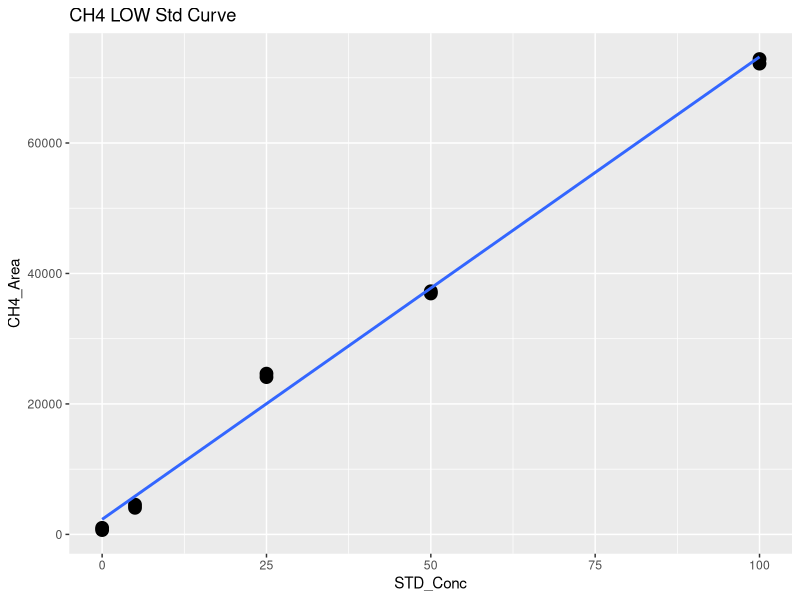
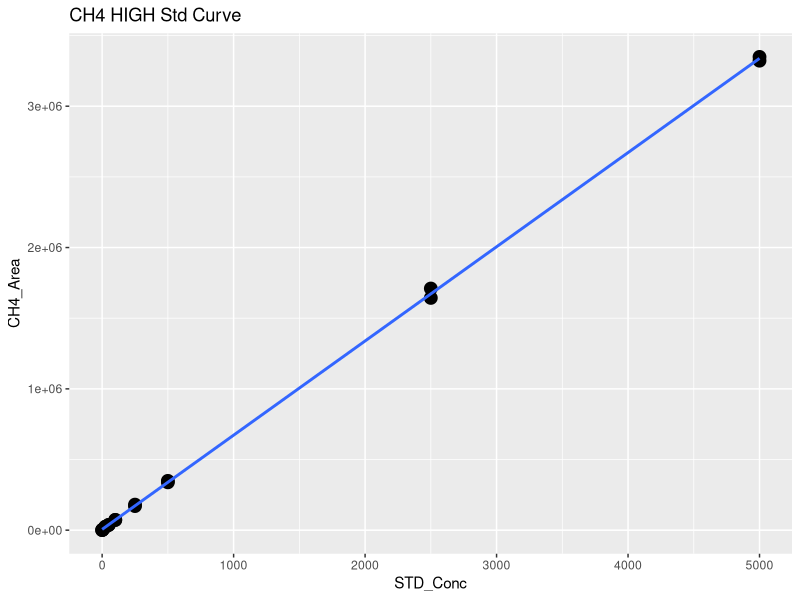
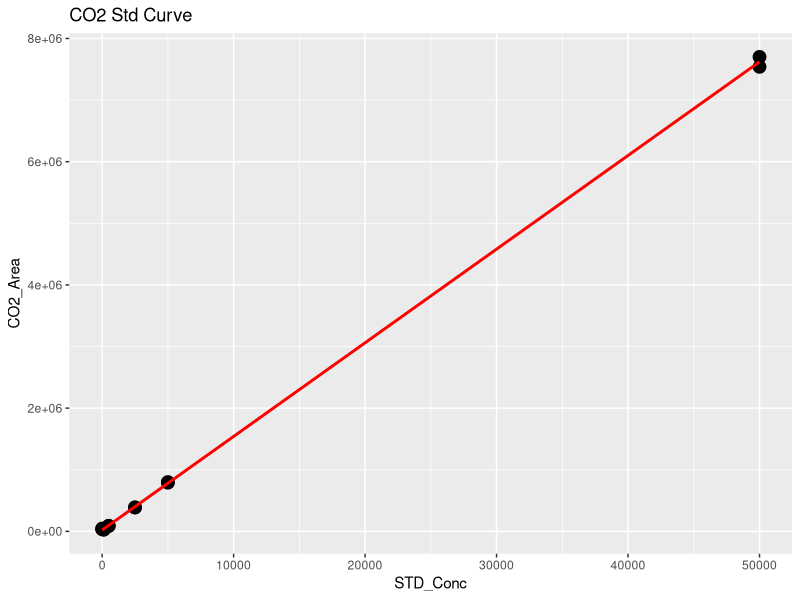
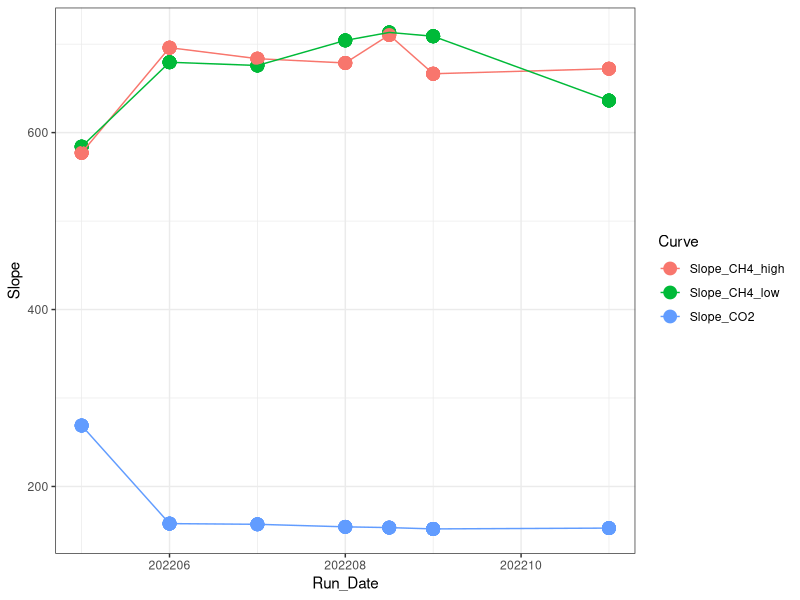

Reproduce these figures in R, in order. (Note: this script raises an error after producing the figures.)
## ---- chunk 1
library(dplyr)
library(ggplot2)
library(ggpubr)
library(stringr)
library(readxl)
library(tidyr)
library(tibble)
## ---- chunk 2

#Read in June Data 
raw <- read.csv("Raw Data/COMPASS_CBSYN_TGW_202209-10.csv")
head(raw)

#pull out methane standards
stds_ch4 <-  raw %>%  
  filter(str_detect(Sample_Type, "STD_CH4"))
#head(stds_ch4)

#split into high curve and low curve for CH4
stds_ch4_low <- stds_ch4  %>%  
  filter(!STD_Conc > 100)

#Low curve for CH4
CH4_Low <- ggplot(stds_ch4_low, aes(STD_Conc, CH4_Area)) + geom_point(size=4) + 
  geom_smooth(method = "lm", se = FALSE) + labs(title="CH4 LOW Std Curve")
CH4_Low

CH4_Low_lm <- lm(stds_ch4_low$CH4_Area ~ stds_ch4_low$STD_Conc)
summary(CH4_Low_lm)
cf <- coef(CH4_Low_lm)

#create data frame with 1 rows and 0 columns
Slope_CH4_low <- data.frame(matrix(ncol = 0, nrow = 1))
Slope_CH4_low$Curve <- "Slope_CH4_low"
Slope_CH4_low$R2 <- summary(CH4_Low_lm)$adj.r.squared
Slope_CH4_low$Slope <- cf[2]
Slope_CH4_low$Intercept <- cf[1]
#head(Slope_CH4_low)

#High curve for CH4
CH4_High <- ggplot(stds_ch4, aes(STD_Conc, CH4_Area)) + geom_point(size=4) + 
  geom_smooth(method = "lm", se = FALSE) + labs(title="CH4 HIGH Std Curve")
CH4_High

stds_ch4_lm <- lm(stds_ch4$CH4_Area ~ stds_ch4$STD_Conc)
summary(stds_ch4_lm)
cf <- coef(stds_ch4_lm)

#create data frame with 1 rows and 0 columns
Slope_CH4_high <- data.frame(matrix(ncol = 0, nrow = 1))
Slope_CH4_high$Curve <- "Slope_CH4_high"
Slope_CH4_high$R2 <- summary(stds_ch4_lm)$adj.r.squared
Slope_CH4_high$Slope <- cf[2]
Slope_CH4_high$Intercept <- cf[1]
#head(Slope_CH4_high)

#pull out co2 standards
stds_co2 <-  raw %>%  
  filter(str_detect(Sample_Type, "STD_CO2"))
#head(stds_co2)

#CO2 Curve
CO2_stds <- ggplot(stds_co2, aes(STD_Conc, CO2_Area)) + geom_point(size=4) + 
  geom_smooth(method = "lm", se = FALSE, color="red") + labs(title="CO2 Std Curve")
CO2_stds

stds_co2_lm <- lm(stds_co2$CO2_Area ~ stds_co2$STD_Conc)
summary(stds_co2_lm)
cf <- coef(stds_co2_lm)

#create data frame with 1 rows and 0 columns
Slope_CO2 <- data.frame(matrix(ncol = 0, nrow = 1))
Slope_CO2$Curve <- "Slope_CO2"
Slope_CO2$R2 <- summary(stds_co2_lm)$adj.r.squared
Slope_CO2$Slope <- cf[2]
Slope_CO2$Intercept <- cf[1]
#head(Slope_CO2)

#pull all the slopes together into one dataframe 
Slopes <- rbind(Slope_CH4_low, Slope_CH4_high, Slope_CO2)
#head(Slopes)

Slopes$Run_Date <- c(202209, 202209, 202209)

log <- read.csv("Raw Data/COMPASS_Synoptic_Varian_TGAS_QAQC_2022.csv")
head(log)
log <- log[ ,-c(1)]
log <- rbind(log, Slopes)

Slopes_chk <- ggplot(log, aes(Run_Date, Slope, col=Curve)) + geom_point(size=4) + geom_line() + theme_bw()
Slopes_chk

write.csv(log, "Raw Data/COMPASS_Synoptic_Varian_TGAS_QAQC_2022.csv")
## ---- chunk 3
#head(raw)

#pull out methane standards
Samples <-  raw %>%  
  filter(!str_detect(Sample_Type, "STD_CH4")) %>%  
  filter(!str_detect(Sample_Type, "STD_CO2")) %>%  
  filter(!str_detect(Sample_Type, "Blank")) %>%  
  filter(!str_detect(Sample_Type, "Chk_STD")) %>%  
   filter(!str_detect(Sample_Type, "CHKSTD")) %>%
  filter(!str_detect(Sample_Type, "CHK_STD")) %>%
  filter(!str_detect(Sample_Type, "NA"))
#head(Samples)

#Now flag any areas that are above the 100ppm area for CH4
Samples$CH4_Curve <- ifelse(Samples$CH4_Area >71000, "High", "Low")
#head(Samples)

#Calculate CH4 concentrations in ppm
Samples$CH4_Conc_ppm <- ifelse(Samples$CH4_Area >71000, (Samples$CH4_Area-Slope_CH4_high$Intercept)/Slope_CH4_high$Slope,                                       (Samples$CH4_Area-Slope_CH4_low$Intercept)/Slope_CH4_low$Slope )

#Calculate CO2 concentrations in ppm 
Samples$CO2_Conc_ppm <- ((Samples$CO2_Area-Slope_CO2$Intercept)/Slope_CO2$Slope) 

#head(Samples)

##########make flags for any dilutions needed 
#highest CH4 standard = 10000
#highest CO2 standard = 50000

Samples$CH4_Flag <- ifelse(Samples$CH4_Conc_ppm >10000, "Needs Dilution", "Within Range")
Samples$CO2_Flag <- ifelse(Samples$CO2_Conc_ppm >50000, "Needs Dilution", "Within Range")
#head(Samples)

## ---- chunk 4

chks <-  raw %>%  
  filter(!str_detect(Sample_Type, "STD_CH4")) %>%  
  filter(!str_detect(Sample_Type, "STD_CO2")) %>%  
  filter(!str_detect(Sample_Type, "Blank")) %>%  
  filter(!str_detect(Sample_Type, "Unknown")) %>%  
  filter(!str_detect(Sample_Type, "NA"))
#head(chks)

#Calculate CH4 concentrations in ppm
chks$CH4_Conc_ppm <- ifelse(chks$CH4_Area >71000, 
                      (chks$CH4_Area-Slope_CH4_high$Intercept)/Slope_CH4_high$Slope,                                       (chks$CH4_Area-Slope_CH4_low$Intercept)/Slope_CH4_low$Slope )

#Calculate CO2 concentrations in ppm 
chks$CO2_Conc_ppm <- ((chks$CO2_Area-Slope_CO2$Intercept)/Slope_CO2$Slope)



#change this if check standard concentrations are different 
level_ch4 <- 100      #ppm
level_co2 <- 500   #ppm

#calculate percent difference of check standards 
chks$Ch4_diff <- ((chks$CH4_Conc_ppm - level_ch4)/((chks$CH4_Conc_ppm + level_ch4)/2)) * 100
chks$CH4_diff_flag <-  ifelse(chks$Ch4_diff <10, 'YES', 'NO, rerun')

chks$CO2_diff <- ((chks$CO2_Conc_ppm - level_co2)/((chks$CO2_Conc_ppm + level_co2)/2)) * 100
chks$CO2_diff_flag <-  ifelse(chks$CO2_diff <10, 'YES', 'NO, rerun')

#now plot the Ch4 concentrations and the CO2 concentrations vs. the expected concentration 
#then also make the color the percent difference between the expected and observed concentration 

ch4_chk <-  ggplot(data = chks, aes(x = Sample_ID, y = CH4_Conc_ppm, fill=CH4_diff_flag)) +
       geom_bar(stat = 'identity') + 
        scale_fill_manual(values=c("darkgreen", "darkgrey"))+
        #scale_fill_gradient2(low='red', mid='white', high='blue', space='Lab') + 
        theme_classic() + labs(x= " ", y="Percent Difference  (%)", title="Check Stds: CH4") + 
        theme(legend.position="bottom") +  geom_hline(yintercept=level_ch4, linetype="dashed", 
                color = "black", size=1)


co2_chk <-  ggplot(data = chks, aes(x = Sample_ID, y = CO2_Conc_ppm, fill=CO2_diff_flag)) +
       geom_bar(stat = 'identity') + 
        scale_fill_manual(values=c("darkgreen", "darkgrey"))+
        #scale_fill_gradient2(low='red', mid='white', high='blue', space='Lab') + 
        theme_classic() + labs(x= " ", y="Percent Difference  (%)", title="Check Stds: CO2") + 
        theme(legend.position="bottom") +  geom_hline(yintercept=level_co2, linetype="dashed", 
                color = "black", size=1)

ggarrange(ch4_chk, co2_chk, nrow=1, ncol=2)


## ---- chunk 5

#multiply the concentration by the dilution factor
Samples$CH4_Conc_ppm_dilcorr <- (Samples$CH4_Conc_ppm * Samples$Dilution_Factor)

Samples$CO2_Conc_ppm_dilcorr <- (Samples$CO2_Conc_ppm * Samples$Dilution_Factor)

#check results
#head(Samples)

#quick first look at the samples 
ch4_samples <-  ggplot(data = Samples, aes(x = Sample_ID, y = CH4_Conc_ppm, fill=CH4_Flag)) +
       geom_bar(stat = 'identity') + 
        scale_fill_manual(values=c( "red","darkgreen" ))+
        #scale_fill_gradient2(low='red', mid='white', high='blue', space='Lab') + 
        theme_classic() + labs(x= " ", y="CH4 (ppm)", title="CH4: Green = Within Range") + 
        theme(legend.position="none") +
        facet_grid(~Sample_Month)


co2_samples <-  ggplot(data = Samples, aes(x = Sample_ID, y = CO2_Conc_ppm, fill=CO2_Flag)) +
       geom_bar(stat = 'identity') + 
        scale_fill_manual(values=c("red","darkgreen" ))+
        #scale_fill_gradient2(low='red', mid='white', high='blue', space='Lab') + 
        theme_classic() + labs(x= " ", y="CO2 (ppm)", title="CO2: Green = Within Range") + 
        theme(legend.position="none") +
        facet_grid(~Sample_Month)

ggarrange(ch4_samples, co2_samples, nrow=1, ncol=2)


## ---- chunk 6

#check results
head(Samples)

#pull out what we need 
Samples1 <- Samples[ ,c(1:3,5:9,13, 18:21)]
head(Samples1)

Samples1 <- Samples1 %>%
  separate(Sample_ID, into = c("Site", "Gas_Sample", "Zone", "Tree_Code", "Replicate"), sep = "_", remove = FALSE) %>%
  mutate(Tree_Info = case_when(
    Tree_Code == "DS" ~ "Dead Standing",
    Tree_Code == "SF" ~ "Sapflow Monitoring",
    TRUE ~ "Other"  # Optional: handles any values that aren't DS or SF
  )) %>%
  mutate(Status = case_when(
    Tree_Code == "DS" ~ "Dead Standing",
    Tree_Code == "SF" ~ "Living",
    TRUE ~ "Other"  
  )) %>%
  mutate(Project = "COMPASS: Synoptic", 
         Region = "CB") %>%
  rename( Year = Sample_Year,
          Month = Sample_Month,
          CH4_ppm = CH4_Conc_ppm_dilcorr , 
          CO2_ppm = CO2_Conc_ppm_dilcorr )  %>%
  mutate(CH4_Flag = case_when(
    CH4_Flag == "Needs_Dilution" ~ "Over Std Curve Range",
    TRUE ~ "Within Std Curve Range"  
  )) %>%
  mutate(CO2_Flag = case_when(
    CO2_Flag == "Needs_Dilution" ~ "Over Std Curve Range",
    TRUE ~ "Within Std Curve Range"  
  ))

final <- Samples1 %>%
  select( "Project", "Region" , "Year","Month" ,"Site", "Zone", "Gas_Sample",
          "Sample_ID", "Tree_Code", "Replicate", "Status", "Tree_Info",
          "CH4_ppm", "CH4_Flag", "CO2_ppm", "CO2_Flag")

write.csv(final, "Processed Data/COMPASS_Synoptic_TGW_202209-10_Processed.csv")
